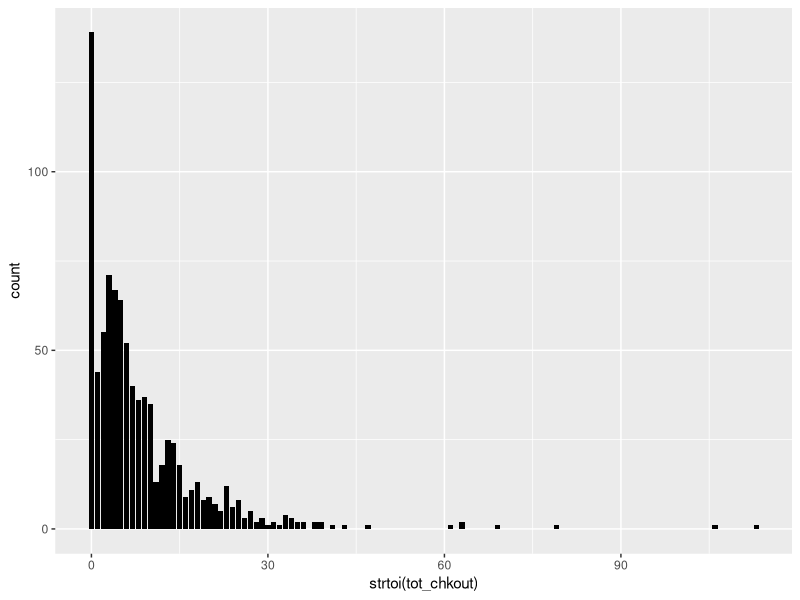
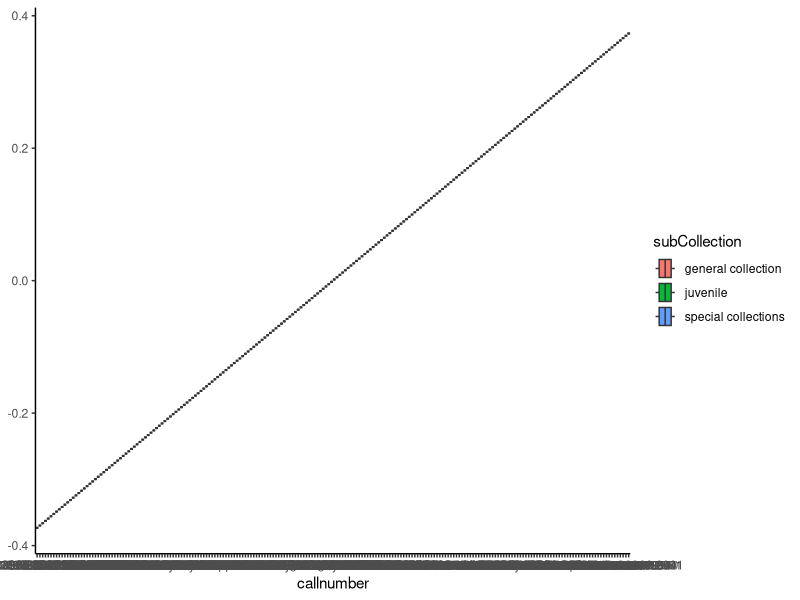
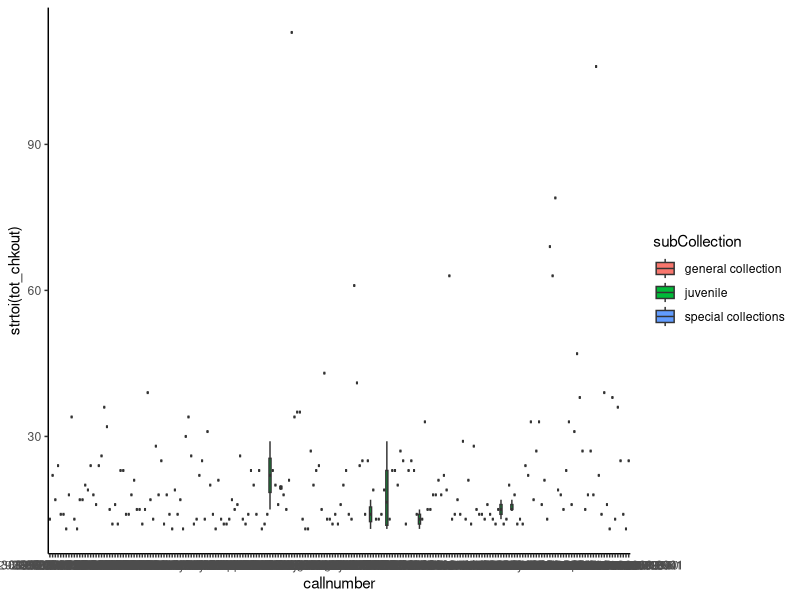
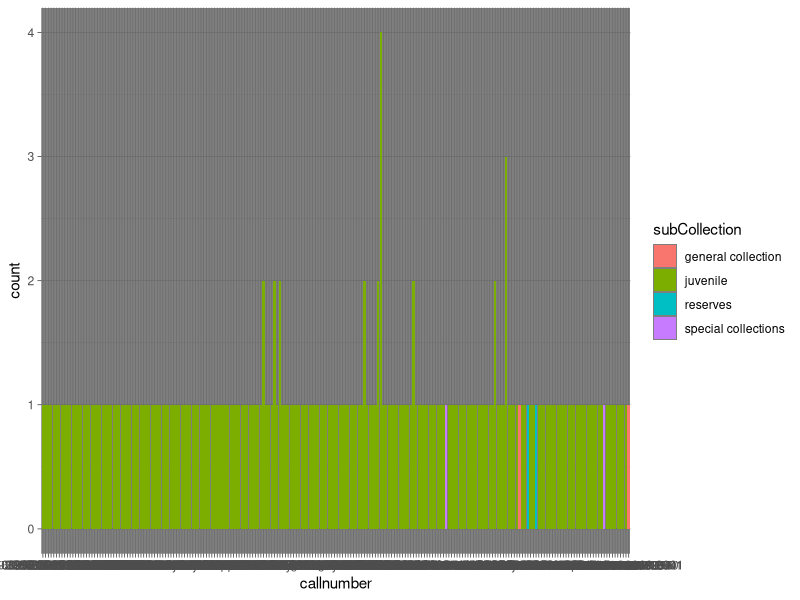
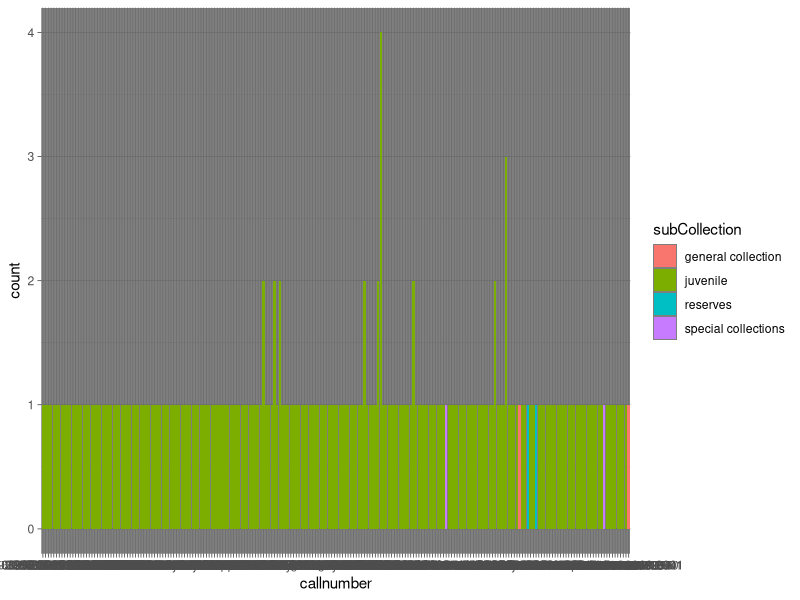
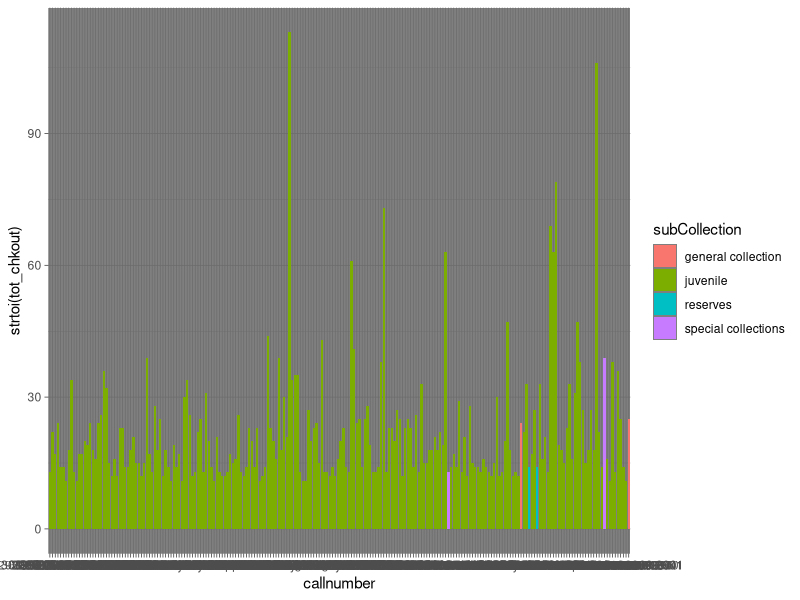
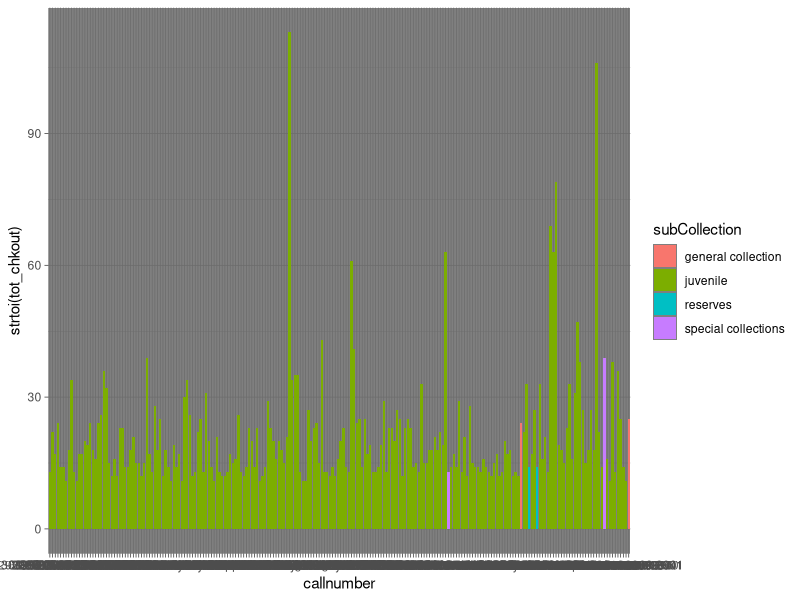
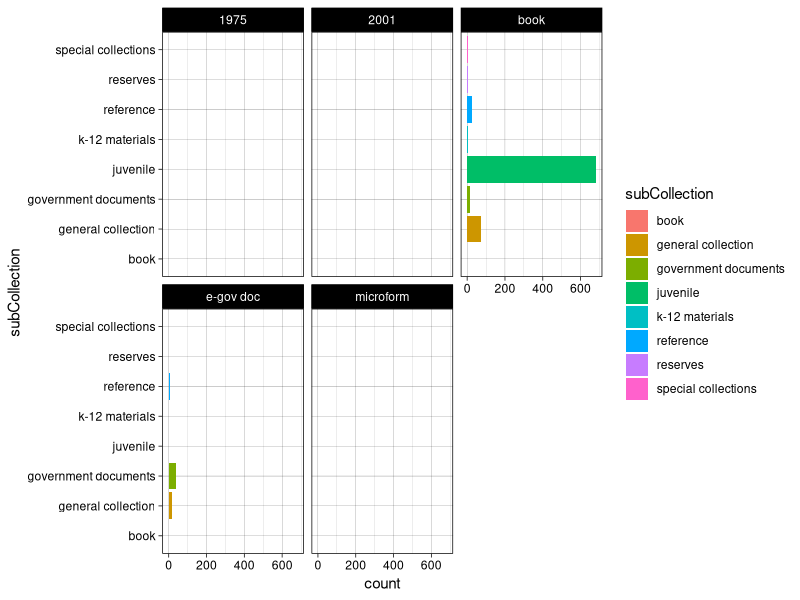

Here is the R script that generated these plots, in order:
library(ggplot2)
library(tidyverse)

books <- read.csv(file = 'books.csv', header= TRUE)
books
names(books)

# 1. Remove NA values (delete rows?)
books.sub <- na.omit(books)
books.sub

# 2. Visualize frequency distribution of checkouts in the book dataset (just one var?)

p1 <- ggplot(books.sub, aes(strtoi(tot_chkout))) + geom_bar(fill = "#000000")
p1 + theme_gray()

# 3. Visualize boxplot plot high usage books by call number class
#[Hint: derive new variable high usage books which have more than 10 checkouts] 
# and color by subCollection- any three category
library(dplyr)
high_usage_books = filter(books.sub,strtoi(books.sub$tot_chkout)>10)

# selecting only 3 categories of subCollection by removing category "reserves"
high_usage_books_2<-high_usage_books[high_usage_books$subCollection != 'reserves', ]
p2<-ggplot(high_usage_books_2, aes(x=callnumber, fill=subCollection ))+geom_boxplot()
p2 + theme_classic()

p2 <- ggplot(high_usage_books_2, aes(x=callnumber, y=strtoi(tot_chkout), fill=subCollection ))+geom_boxplot()
p2 + theme_classic()

# 4. Visualize stacked bar and group chart high usage books by call number class
# [Hint: derive new variable high usage books which have more than 10 checkouts] 
# and color by subCollection- any four category
library(gridExtra)

#stack chart 
p3 <- ggplot(high_usage_books, aes(fill=subCollection,x=callnumber)) + geom_bar(position="stack")
p3 + theme_dark()
p4 <- ggplot(high_usage_books, aes(fill=subCollection,x=callnumber)) + geom_bar(position="dodge")
p4 + theme_dark()

#group chart WITH total checkout
p5 <- ggplot(high_usage_books, aes(fill=subCollection,x=callnumber, y=strtoi(tot_chkout))) + geom_bar(position="stack", stat="identity")
p5 + theme_dark()
p6 <- ggplot(high_usage_books, aes(fill=subCollection, x=callnumber, y=strtoi(tot_chkout))) + geom_bar(position="dodge", stat="identity")
p6 + theme_dark()

# 5. Create a bar plot that depicts the number of items in each sub-collection, 
# faceted by format. Arrange sub plots horizontally.
# Apply various themes in the above plots.

p5<- ggplot(books.sub, aes(fill=subCollection, x=subCollection)) + 
  geom_bar() + facet_wrap(~format) 

p5+ theme_linedraw() + coord_flip()